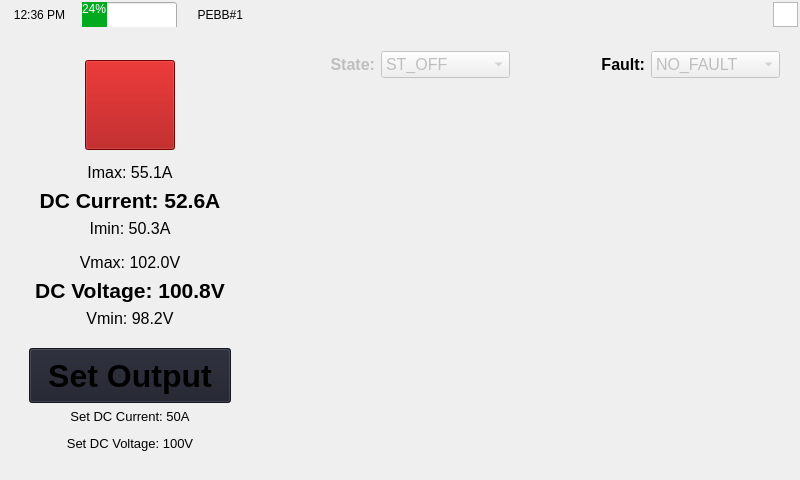
<?xml version="1.0" encoding="UTF-8"?>
<ui version="4.0">
 <class>MainWindow</class>
 <widget class="QMainWindow" name="MainWindow">
  <property name="geometry">
   <rect>
    <x>0</x>
    <y>0</y>
    <width>800</width>
    <height>480</height>
   </rect>
  </property>
  <property name="minimumSize">
   <size>
    <width>800</width>
    <height>480</height>
   </size>
  </property>
  <property name="maximumSize">
   <size>
    <width>800</width>
    <height>480</height>
   </size>
  </property>
  <property name="baseSize">
   <size>
    <width>800</width>
    <height>480</height>
   </size>
  </property>
  <property name="windowTitle">
   <string>MainWindow</string>
  </property>
  <property name="autoFillBackground">
   <bool>false</bool>
  </property>
  <property name="styleSheet">
   <string notr="true"/>
  </property>
  <widget class="QWidget" name="centralwidget">
   <layout class="QVBoxLayout" name="verticalLayout">
    <property name="leftMargin">
     <number>2</number>
    </property>
    <property name="topMargin">
     <number>2</number>
    </property>
    <property name="rightMargin">
     <number>2</number>
    </property>
    <property name="bottomMargin">
     <number>2</number>
    </property>
    <item>
     <widget class="QWidget" name="StatusBar" native="true">
      <property name="sizePolicy">
       <sizepolicy hsizetype="MinimumExpanding" vsizetype="Fixed">
        <horstretch>0</horstretch>
        <verstretch>0</verstretch>
       </sizepolicy>
      </property>
      <property name="maximumSize">
       <size>
        <width>16777215</width>
        <height>30</height>
       </size>
      </property>
      <layout class="QHBoxLayout" name="MenuLayout">
       <property name="leftMargin">
        <number>0</number>
       </property>
       <property name="topMargin">
        <number>0</number>
       </property>
       <property name="rightMargin">
        <number>0</number>
       </property>
       <property name="bottomMargin">
        <number>0</number>
       </property>
       <item>
        <widget class="QWidget" name="widget" native="true">
         <widget class="QProgressBar" name="BatteryBar">
          <property name="enabled">
           <bool>true</bool>
          </property>
          <property name="geometry">
           <rect>
            <x>80</x>
            <y>0</y>
            <width>95</width>
            <height>28</height>
           </rect>
          </property>
          <property name="sizePolicy">
           <sizepolicy hsizetype="Fixed" vsizetype="Fixed">
            <horstretch>0</horstretch>
            <verstretch>0</verstretch>
           </sizepolicy>
          </property>
          <property name="font">
           <font>
            <family>Segoe UI</family>
           </font>
          </property>
          <property name="autoFillBackground">
           <bool>false</bool>
          </property>
          <property name="styleSheet">
           <string notr="true">QProgressBar#BatteryBar{color: white;}

QProgressBar::chunk {
     background-color: #02AA20;
     width: 5px;
 }</string>
          </property>
          <property name="value">
           <number>24</number>
          </property>
          <property name="textVisible">
           <bool>true</bool>
          </property>
          <property name="invertedAppearance">
           <bool>false</bool>
          </property>
         </widget>
         <widget class="QLabel" name="PEBBIdLabel">
          <property name="geometry">
           <rect>
            <x>180</x>
            <y>0</y>
            <width>61</width>
            <height>25</height>
           </rect>
          </property>
          <property name="text">
           <string>PEBB#1</string>
          </property>
          <property name="alignment">
           <set>Qt::AlignRight|Qt::AlignTrailing|Qt::AlignVCenter</set>
          </property>
         </widget>
         <widget class="QLabel" name="TimeLabel">
          <property name="geometry">
           <rect>
            <x>10</x>
            <y>0</y>
            <width>55</width>
            <height>25</height>
           </rect>
          </property>
          <property name="maximumSize">
           <size>
            <width>55</width>
            <height>16777215</height>
           </size>
          </property>
          <property name="text">
           <string>12:36 PM</string>
          </property>
          <property name="alignment">
           <set>Qt::AlignCenter</set>
          </property>
         </widget>
        </widget>
       </item>
       <item>
        <widget class="QGraphicsView" name="ConnectionSymbol">
         <property name="sizePolicy">
          <sizepolicy hsizetype="Preferred" vsizetype="Preferred">
           <horstretch>0</horstretch>
           <verstretch>0</verstretch>
          </sizepolicy>
         </property>
         <property name="maximumSize">
          <size>
           <width>25</width>
           <height>25</height>
          </size>
         </property>
         <property name="styleSheet">
          <string notr="true">border-image: url(:/pictures/connected.png) no-repeat;</string>
         </property>
        </widget>
       </item>
      </layout>
     </widget>
    </item>
    <item>
     <widget class="QWidget" name="verticalWidget" native="true">
      <property name="font">
       <font>
        <pointsize>11</pointsize>
       </font>
      </property>
      <layout class="QVBoxLayout" name="WrapperLayout">
       <property name="spacing">
        <number>0</number>
       </property>
       <property name="leftMargin">
        <number>9</number>
       </property>
       <property name="topMargin">
        <number>9</number>
       </property>
       <property name="rightMargin">
        <number>9</number>
       </property>
       <property name="bottomMargin">
        <number>9</number>
       </property>
       <item>
        <widget class="QStackedWidget" name="MainPages">
         <property name="font">
          <font>
           <pointsize>16</pointsize>
          </font>
         </property>
         <property name="currentIndex">
          <number>0</number>
         </property>
         <widget class="QWidget" name="page">
          <layout class="QVBoxLayout" name="verticalLayout_2">
           <item>
            <layout class="QHBoxLayout" name="horizontalLayout_2">
             <item>
              <widget class="QWidget" name="verticalWidget_3" native="true">
               <property name="minimumSize">
                <size>
                 <width>220</width>
                 <height>0</height>
                </size>
               </property>
               <property name="maximumSize">
                <size>
                 <width>220</width>
                 <height>16777215</height>
                </size>
               </property>
               <layout class="QVBoxLayout" name="verticalLayout_3">
                <item alignment="Qt::AlignHCenter">
                 <widget class="QPushButton" name="OffButton">
                  <property name="sizePolicy">
                   <sizepolicy hsizetype="Fixed" vsizetype="Fixed">
                    <horstretch>0</horstretch>
                    <verstretch>0</verstretch>
                   </sizepolicy>
                  </property>
                  <property name="minimumSize">
                   <size>
                    <width>90</width>
                    <height>90</height>
                   </size>
                  </property>
                  <property name="maximumSize">
                   <size>
                    <width>90</width>
                    <height>90</height>
                   </size>
                  </property>
                  <property name="cursor">
                   <cursorShape>PointingHandCursor</cursorShape>
                  </property>
                  <property name="styleSheet">
                   <string notr="true">QPushButton {
	image: url(:/pictures/off.png);
	background-color: rgb(166, 0, 0);
}
QPushButton::pressed
{
	background-color: rgb(120, 0, 0);
}</string>
                  </property>
                  <property name="text">
                   <string/>
                  </property>
                  <property name="checkable">
                   <bool>false</bool>
                  </property>
                 </widget>
                </item>
                <item>
                 <layout class="QVBoxLayout" name="verticalLayout_4">
                  <item>
                   <layout class="QVBoxLayout" name="verticalLayout_6">
                    <property name="sizeConstraint">
                     <enum>QLayout::SetDefaultConstraint</enum>
                    </property>
                    <item>
                     <spacer name="verticalSpacer">
                      <property name="orientation">
                       <enum>Qt::Vertical</enum>
                      </property>
                      <property name="sizeHint" stdset="0">
                       <size>
                        <width>20</width>
                        <height>40</height>
                       </size>
                      </property>
                     </spacer>
                    </item>
                    <item>
                     <widget class="QLabel" name="label_9">
                      <property name="font">
                       <font>
                        <pointsize>12</pointsize>
                       </font>
                      </property>
                      <property name="text">
                       <string>Imax: 55.1A</string>
                      </property>
                      <property name="alignment">
                       <set>Qt::AlignBottom|Qt::AlignHCenter</set>
                      </property>
                     </widget>
                    </item>
                    <item>
                     <widget class="QLabel" name="DCCurrentLabel">
                      <property name="sizePolicy">
                       <sizepolicy hsizetype="Preferred" vsizetype="Preferred">
                        <horstretch>0</horstretch>
                        <verstretch>0</verstretch>
                       </sizepolicy>
                      </property>
                      <property name="font">
                       <font>
                        <pointsize>16</pointsize>
                        <bold>true</bold>
                       </font>
                      </property>
                      <property name="text">
                       <string>DC Current: 52.6A</string>
                      </property>
                      <property name="alignment">
                       <set>Qt::AlignCenter</set>
                      </property>
                     </widget>
                    </item>
                    <item>
                     <widget class="QLabel" name="label_7">
                      <property name="sizePolicy">
                       <sizepolicy hsizetype="Preferred" vsizetype="Preferred">
                        <horstretch>0</horstretch>
                        <verstretch>0</verstretch>
                       </sizepolicy>
                      </property>
                      <property name="font">
                       <font>
                        <pointsize>12</pointsize>
                       </font>
                      </property>
                      <property name="text">
                       <string>Imin: 50.3A</string>
                      </property>
                      <property name="alignment">
                       <set>Qt::AlignHCenter|Qt::AlignTop</set>
                      </property>
                     </widget>
                    </item>
                   </layout>
                  </item>
                  <item>
                   <widget class="QLabel" name="label_3">
                    <property name="font">
                     <font>
                      <pointsize>2</pointsize>
                     </font>
                    </property>
                    <property name="text">
                     <string/>
                    </property>
                   </widget>
                  </item>
                  <item>
                   <layout class="QVBoxLayout" name="verticalLayout_7">
                    <property name="topMargin">
                     <number>0</number>
                    </property>
                    <item>
                     <widget class="QLabel" name="label_6">
                      <property name="font">
                       <font>
                        <pointsize>12</pointsize>
                       </font>
                      </property>
                      <property name="text">
                       <string>Vmax: 102.0V</string>
                      </property>
                      <property name="alignment">
                       <set>Qt::AlignBottom|Qt::AlignHCenter</set>
                      </property>
                     </widget>
                    </item>
                    <item>
                     <widget class="QLabel" name="DCVoltageLabel">
                      <property name="font">
                       <font>
                        <pointsize>16</pointsize>
                        <bold>true</bold>
                       </font>
                      </property>
                      <property name="text">
                       <string>DC Voltage: 100.8V</string>
                      </property>
                      <property name="alignment">
                       <set>Qt::AlignCenter</set>
                      </property>
                     </widget>
                    </item>
                    <item>
                     <widget class="QLabel" name="label_4">
                      <property name="font">
                       <font>
                        <pointsize>12</pointsize>
                       </font>
                      </property>
                      <property name="text">
                       <string>Vmin: 98.2V</string>
                      </property>
                      <property name="alignment">
                       <set>Qt::AlignHCenter|Qt::AlignTop</set>
                      </property>
                     </widget>
                    </item>
                    <item>
                     <spacer name="verticalSpacer_2">
                      <property name="orientation">
                       <enum>Qt::Vertical</enum>
                      </property>
                      <property name="sizeHint" stdset="0">
                       <size>
                        <width>20</width>
                        <height>40</height>
                       </size>
                      </property>
                     </spacer>
                    </item>
                   </layout>
                  </item>
                  <item>
                   <layout class="QVBoxLayout" name="verticalLayout_5">
                    <item>
                     <spacer name="verticalSpacer_3">
                      <property name="orientation">
                       <enum>Qt::Vertical</enum>
                      </property>
                      <property name="sizeHint" stdset="0">
                       <size>
                        <width>20</width>
                        <height>40</height>
                       </size>
                      </property>
                     </spacer>
                    </item>
                    <item>
                     <widget class="QPushButton" name="SetOutputButton">
                      <property name="minimumSize">
                       <size>
                        <width>0</width>
                        <height>55</height>
                       </size>
                      </property>
                      <property name="maximumSize">
                       <size>
                        <width>16777215</width>
                        <height>55</height>
                       </size>
                      </property>
                      <property name="font">
                       <font>
                        <pointsize>24</pointsize>
                        <bold>true</bold>
                       </font>
                      </property>
                      <property name="cursor">
                       <cursorShape>PointingHandCursor</cursorShape>
                      </property>
                      <property name="autoFillBackground">
                       <bool>false</bool>
                      </property>
                      <property name="styleSheet">
                       <string notr="true">QPushButton
{
	background-color: rgb(29, 31, 43);
}

QPushButton::pressed
{
	background-color: rgb(59, 61, 73);
}</string>
                      </property>
                      <property name="text">
                       <string>Set Output</string>
                      </property>
                     </widget>
                    </item>
                    <item>
                     <widget class="QLabel" name="outputStatusLabel">
                      <property name="sizePolicy">
                       <sizepolicy hsizetype="Preferred" vsizetype="Preferred">
                        <horstretch>0</horstretch>
                        <verstretch>0</verstretch>
                       </sizepolicy>
                      </property>
                      <property name="font">
                       <font>
                        <pointsize>10</pointsize>
                       </font>
                      </property>
                      <property name="text">
                       <string>&lt;html&gt;&lt;head/&gt;&lt;body&gt;&lt;p&gt;Set DC Current: 50A&lt;/p&gt;&lt;p&gt;Set DC Voltage: 100V&lt;/p&gt;&lt;/body&gt;&lt;/html&gt;</string>
                      </property>
                      <property name="alignment">
                       <set>Qt::AlignHCenter|Qt::AlignTop</set>
                      </property>
                     </widget>
                    </item>
                   </layout>
                  </item>
                 </layout>
                </item>
               </layout>
              </widget>
             </item>
             <item>
              <layout class="QVBoxLayout" name="verticalLayout_8">
               <item>
                <layout class="QHBoxLayout" name="horizontalLayout">
                 <item>
                  <widget class="QLabel" name="label_12">
                   <property name="enabled">
                    <bool>false</bool>
                   </property>
                   <property name="font">
                    <font>
                     <pointsize>12</pointsize>
                     <bold>true</bold>
                    </font>
                   </property>
                   <property name="text">
                    <string>State:</string>
                   </property>
                   <property name="alignment">
                    <set>Qt::AlignRight|Qt::AlignTrailing|Qt::AlignVCenter</set>
                   </property>
                  </widget>
                 </item>
                 <item>
                  <widget class="QComboBox" name="StateComboBox">
                   <property name="enabled">
                    <bool>false</bool>
                   </property>
                   <property name="font">
                    <font>
                     <pointsize>12</pointsize>
                     <strikeout>false</strikeout>
                     <stylestrategy>PreferDefault</stylestrategy>
                     <kerning>true</kerning>
                    </font>
                   </property>
                   <property name="styleSheet">
                    <string notr="true">QComboBox#StateComboBox::drop-down {
	border-width:0px;
	image: none;
}

QComboBox#StateComboBox::down-arrow {
	border-width:0px;
	image: none;
}</string>
                   </property>
                   <item>
                    <property name="text">
                     <string>ST_OFF</string>
                    </property>
                   </item>
                   <item>
                    <property name="text">
                     <string>ST_ON</string>
                    </property>
                   </item>
                  </widget>
                 </item>
                 <item>
                  <widget class="QLabel" name="label_13">
                   <property name="font">
                    <font>
                     <pointsize>12</pointsize>
                     <bold>true</bold>
                    </font>
                   </property>
                   <property name="text">
                    <string>Fault:</string>
                   </property>
                   <property name="alignment">
                    <set>Qt::AlignRight|Qt::AlignTrailing|Qt::AlignVCenter</set>
                   </property>
                  </widget>
                 </item>
                 <item>
                  <widget class="QComboBox" name="FaultComboBox">
                   <property name="enabled">
                    <bool>false</bool>
                   </property>
                   <property name="font">
                    <font>
                     <pointsize>12</pointsize>
                    </font>
                   </property>
                   <property name="styleSheet">
                    <string notr="true">
                    QComboBox#FaultComboBox::drop-down {
                            border-width: 0px;
                        }

                </string>
                   </property>
                   <item>
                    <property name="text">
                     <string>NO_FAULT</string>
                    </property>
                   </item>
                   <item>
                    <property name="text">
                     <string>FAULT</string>
                    </property>
                   </item>
                  </widget>
                 </item>
                </layout>
               </item>
               <item>
                <widget class="QWidget" name="oscilloscopeLayout_2" native="true">
                 <property name="minimumSize">
                  <size>
                   <width>0</width>
                   <height>350</height>
                  </size>
                 </property>
                 <property name="font">
                  <font>
                   <pointsize>12</pointsize>
                  </font>
                 </property>
                 <property name="autoFillBackground">
                  <bool>false</bool>
                 </property>
                 <property name="styleSheet">
                  <string notr="true"/>
                 </property>
                 <layout class="QVBoxLayout" name="oscilloscopeLayout">
                  <property name="spacing">
                   <number>0</number>
                  </property>
                  <property name="leftMargin">
                   <number>0</number>
                  </property>
                  <property name="topMargin">
                   <number>0</number>
                  </property>
                  <property name="rightMargin">
                   <number>0</number>
                  </property>
                  <property name="bottomMargin">
                   <number>0</number>
                  </property>
                 </layout>
                </widget>
               </item>
              </layout>
             </item>
            </layout>
           </item>
          </layout>
         </widget>
         <widget class="QWidget" name="page_2">
          <layout class="QVBoxLayout" name="verticalLayout_9">
           <item>
            <widget class="QLabel" name="label_17">
             <property name="maximumSize">
              <size>
               <width>16777215</width>
               <height>50</height>
              </size>
             </property>
             <property name="font">
              <font>
               <pointsize>32</pointsize>
               <bold>true</bold>
              </font>
             </property>
             <property name="styleSheet">
              <string notr="true">color: rgb(255, 255, 255);</string>
             </property>
             <property name="text">
              <string>SET VOLTAGE/CURRENT</string>
             </property>
             <property name="alignment">
              <set>Qt::AlignCenter</set>
             </property>
            </widget>
           </item>
           <item>
            <layout class="QGridLayout" name="gridLayout">
             <item row="1" column="2">
              <widget class="QLabel" name="label">
               <property name="sizePolicy">
                <sizepolicy hsizetype="Fixed" vsizetype="Minimum">
                 <horstretch>0</horstretch>
                 <verstretch>0</verstretch>
                </sizepolicy>
               </property>
               <property name="minimumSize">
                <size>
                 <width>0</width>
                 <height>200</height>
                </size>
               </property>
               <property name="font">
                <font>
                 <pointsize>32</pointsize>
                 <bold>true</bold>
                </font>
               </property>
               <property name="acceptDrops">
                <bool>false</bool>
               </property>
               <property name="text">
                <string>V</string>
               </property>
               <property name="alignment">
                <set>Qt::AlignLeading|Qt::AlignLeft|Qt::AlignVCenter</set>
               </property>
               <property name="wordWrap">
                <bool>false</bool>
               </property>
               <property name="margin">
                <number>2</number>
               </property>
              </widget>
             </item>
             <item row="0" column="1">
              <widget class="QLabel" name="label_15">
               <property name="sizePolicy">
                <sizepolicy hsizetype="Preferred" vsizetype="Preferred">
                 <horstretch>0</horstretch>
                 <verstretch>0</verstretch>
                </sizepolicy>
               </property>
               <property name="minimumSize">
                <size>
                 <width>240</width>
                 <height>0</height>
                </size>
               </property>
               <property name="maximumSize">
                <size>
                 <width>16777215</width>
                 <height>50</height>
                </size>
               </property>
               <property name="font">
                <font>
                 <pointsize>24</pointsize>
                </font>
               </property>
               <property name="text">
                <string>Voltage Output</string>
               </property>
               <property name="alignment">
                <set>Qt::AlignCenter</set>
               </property>
              </widget>
             </item>
             <item row="1" column="3">
              <spacer name="horizontalSpacer">
               <property name="orientation">
                <enum>Qt::Horizontal</enum>
               </property>
               <property name="sizeHint" stdset="0">
                <size>
                 <width>40</width>
                 <height>20</height>
                </size>
               </property>
              </spacer>
             </item>
             <item row="0" column="4">
              <widget class="QLabel" name="label_16">
               <property name="minimumSize">
                <size>
                 <width>240</width>
                 <height>0</height>
                </size>
               </property>
               <property name="maximumSize">
                <size>
                 <width>16777215</width>
                 <height>50</height>
                </size>
               </property>
               <property name="font">
                <font>
                 <pointsize>24</pointsize>
                </font>
               </property>
               <property name="text">
                <string>Current Output</string>
               </property>
               <property name="alignment">
                <set>Qt::AlignCenter</set>
               </property>
              </widget>
             </item>
             <item row="1" column="5">
              <widget class="QLabel" name="label_2">
               <property name="sizePolicy">
                <sizepolicy hsizetype="Fixed" vsizetype="Minimum">
                 <horstretch>0</horstretch>
                 <verstretch>0</verstretch>
                </sizepolicy>
               </property>
               <property name="minimumSize">
                <size>
                 <width>0</width>
                 <height>200</height>
                </size>
               </property>
               <property name="font">
                <font>
                 <pointsize>32</pointsize>
                 <bold>true</bold>
                 <stylestrategy>PreferDefault</stylestrategy>
                </font>
               </property>
               <property name="text">
                <string>A</string>
               </property>
               <property name="margin">
                <number>2</number>
               </property>
               <property name="indent">
                <number>-1</number>
               </property>
              </widget>
             </item>
             <item row="1" column="0">
              <spacer name="horizontalSpacer_2">
               <property name="orientation">
                <enum>Qt::Horizontal</enum>
               </property>
               <property name="sizeHint" stdset="0">
                <size>
                 <width>40</width>
                 <height>20</height>
                </size>
               </property>
              </spacer>
             </item>
             <item row="1" column="4">
              <layout class="QVBoxLayout" name="CurrentOutputTumbler">
               <property name="sizeConstraint">
                <enum>QLayout::SetFixedSize</enum>
               </property>
              </layout>
             </item>
             <item row="1" column="1">
              <layout class="QVBoxLayout" name="VoltageOutputTumbler">
               <property name="sizeConstraint">
                <enum>QLayout::SetFixedSize</enum>
               </property>
              </layout>
             </item>
             <item row="1" column="6">
              <spacer name="horizontalSpacer_3">
               <property name="orientation">
                <enum>Qt::Horizontal</enum>
               </property>
               <property name="sizeHint" stdset="0">
                <size>
                 <width>40</width>
                 <height>20</height>
                </size>
               </property>
              </spacer>
             </item>
            </layout>
           </item>
           <item>
            <layout class="QHBoxLayout" name="horizontalLayout_3">
             <item>
              <widget class="QPushButton" name="CancelButton">
               <property name="maximumSize">
                <size>
                 <width>150</width>
                 <height>50</height>
                </size>
               </property>
               <property name="font">
                <font>
                 <pointsize>24</pointsize>
                </font>
               </property>
               <property name="text">
                <string>Cancel</string>
               </property>
              </widget>
             </item>
             <item>
              <widget class="QPushButton" name="SaveButton">
               <property name="maximumSize">
                <size>
                 <width>150</width>
                 <height>50</height>
                </size>
               </property>
               <property name="font">
                <font>
                 <pointsize>24</pointsize>
                </font>
               </property>
               <property name="text">
                <string>Save</string>
               </property>
              </widget>
             </item>
            </layout>
           </item>
          </layout>
         </widget>
        </widget>
       </item>
      </layout>
     </widget>
    </item>
   </layout>
  </widget>
  <action name="actionB">
   <property name="text">
    <string>B</string>
   </property>
  </action>
 </widget>
 <resources/>
 <connections/>
</ui>
